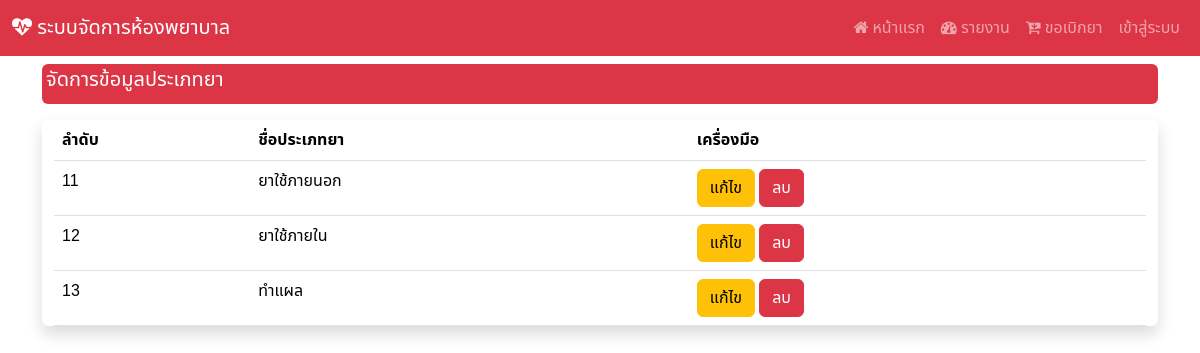
Screenshot of /manage_type with the database file from the repository.
### Hospital_app/models.py (models this page shows, shortened)
class d_type(models.Model):
    type_id = models.AutoField(primary_key=True)
    type_name = models.CharField(max_length=255)

### Hospital_app/views.py (the view)
# urls.py: path('manage_type',views.manage_type),
def manage_type(request):
    show_type = d_type.objects.all()
    context  = {"type" : show_type}
    return render(request,'manage_type.html',context)

### Hospital_app/templates/manage_type.html (shortened to what this page needs)
{% extends "base.html" %}
{% block content %}
<div class="mt-2 p-1 bg-danger text-white rounded">
    <h5>จัดการข้อมูลประเภทยา</h5>
</div>
<div class="container-fluid my-3 justify-content-center align-items-center shadow rounded">
    <table class="table table-responsive">
        <thead>
            <tr>
                <th>ลำดับ</th>
                <th>ชื่อประเภทยา</th>
                <th></th>
                <th>เครื่องมือ</th>
            </tr>
        </thead>
        <tbody>
            {% for i in type %}
            <tr>
                <td>{{ i.type_id }}</td>
                <td>{{ i.type_name }}</td>
                <td>{{ i.drug_exp }}</td>
                <td>
                <div class="col d-none d-sm-block">
                    <a href="editt/{{ i.type_id }}" class="btn btn-warning">แก้ไข</a>
                    <a href="delete_type/{{ i.type_id }}/" class="btn btn-danger" data-bs-toggle="modal" data-bs-target="#deleteConfirmationModal" onclick="setDeleteUrl('delete_type/{{ i.type_id }}/')">ลบ</a>
                </div>
                </td>
            </tr>
            {% endfor %}
        </tbody>
      </div>
</div>
{% endblock %}

### Hospital_app/templates/base.html (style rules this page uses)
body { font-family: "Noto Sans Thai", sans-serif; }

### rows the page displays
d_type: type_id "11", type_name "ยาใช้ภายนอก"
d_type: type_id "12", type_name "ยาใช้ภายใน"
d_type: type_id "13", type_name "ทำแผล"
